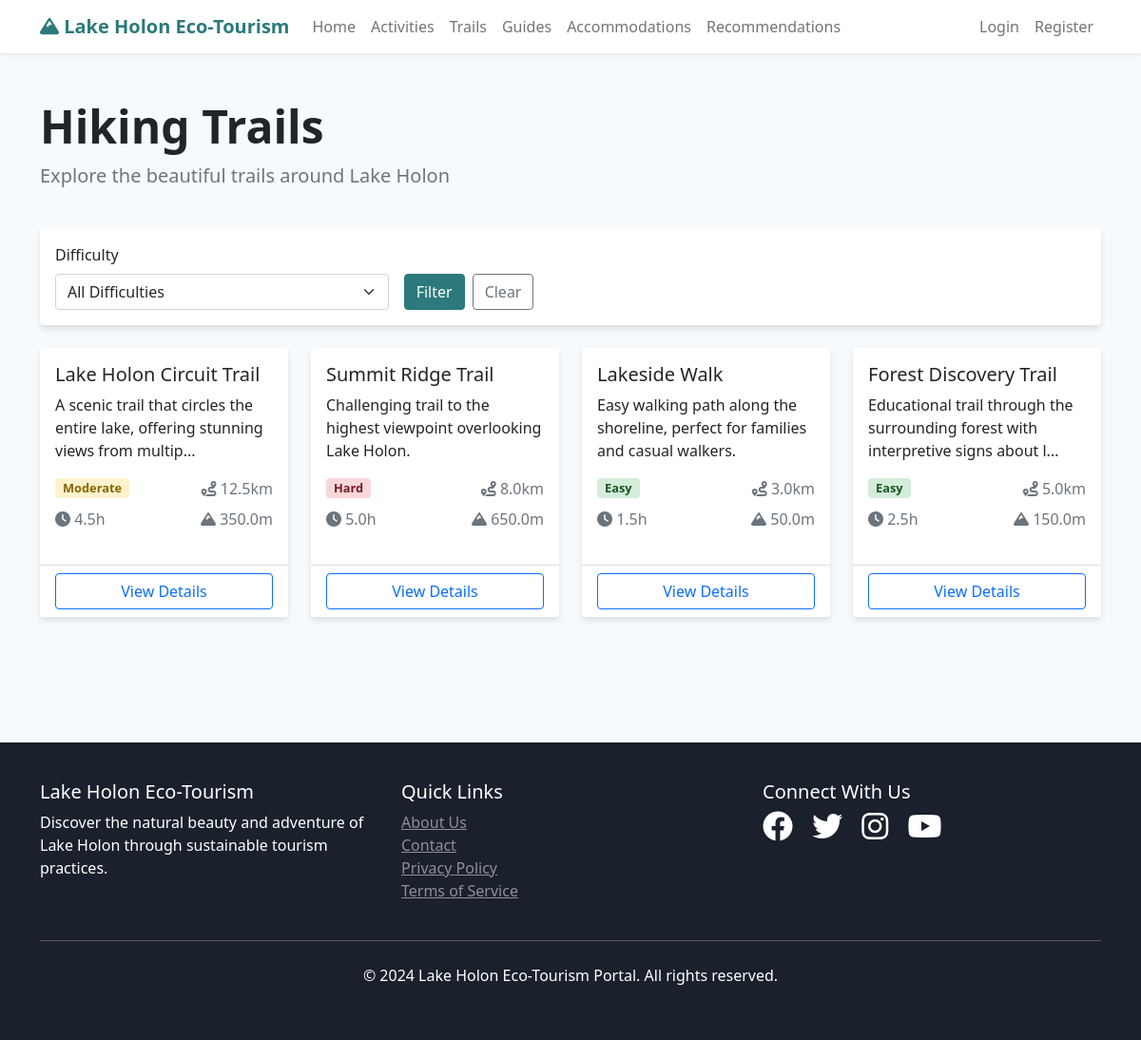
The app's page /trails with its own data.
### app/models.py (models this page shows, shortened)
class Trail(db.Model):
    id = db.Column(db.Integer, primary_key=True)
    name = db.Column(db.String(100), nullable=False)
    description = db.Column(db.Text, nullable=False)
    difficulty = db.Column(db.String(20), nullable=False)
    length_km = db.Column(db.Float, nullable=False)
    estimated_duration = db.Column(db.Float, nullable=False)
    elevation_gain = db.Column(db.Float)
    trail_type = db.Column(db.String(50))  # loop, out-and-back, point-to-point
    start_point = db.Column(db.String(200))
    end_point = db.Column(db.String(200))
    is_active = db.Column(db.Boolean, default=True)
    created_at = db.Column(db.DateTime, default=datetime.utcnow)

### app/main/routes.py (the view)
@bp.route('/trails')
def trails():
    page = request.args.get('page', 1, type=int)
    difficulty = request.args.get('difficulty', '')
    query = Trail.query.filter_by(is_active=True)
    if difficulty:
        query = query.filter_by(difficulty=difficulty)
    trails = query.paginate(
        page=page, per_page=12, error_out=False
    )
    difficulties = ['easy', 'moderate', 'hard']
    return render_template('main/trails.html',
                         trails=trails,
                         difficulties=difficulties,
                         current_difficulty=difficulty)

### app/templates/main/trails.html (shortened to what this page needs)
{% extends "base.html" %}
{% block content %}
<div class="container py-5">
    <div class="row mb-4">
        <div class="col-12">
            <h1 class="display-5 fw-bold">Hiking Trails</h1>
            <p class="lead text-muted">Explore the beautiful trails around Lake Holon</p>
        </div>
    </div>
    <div class="row mb-4">
        <div class="col-12">
            <div class="card">
                <div class="card-body">
                    <form method="GET" class="row g-3">
                        <div class="col-md-4">
                            <label class="form-label">Difficulty</label>
                            <select name="difficulty" class="form-select">
                                <option value="">All Difficulties</option>
                            </select>
                        </div>
                        <div class="col-md-4 d-flex align-items-end">
                            <button type="submit" class="btn btn-primary">Filter</button>
                            <a href="{{ url_for('main.trails') }}" class="btn btn-outline-secondary ms-2">Clear</a>
                        </div>
                    </form>
                </div>
            </div>
        </div>
    </div>
    <div class="row">
        {% for trail in trails.items %}
        <div class="col-lg-3 col-md-6 mb-4">
            <div class="card trail-card h-100">
                <div class="card-body">
                    <h5 class="card-title">{{ trail.name }}</h5>
                    <p class="card-text">{{ trail.description[:80] }}{% if trail.description|length > 80 %}...{% endif %}</p>
                    <div class="d-flex justify-content-between align-items-center mb-2">
                        <span class="badge difficulty-badge difficulty-{{ trail.difficulty }}">{{ trail.difficulty.title() }}</span>
                        <span class="text-muted"><i class="fas fa-route"></i> {{ trail.length_km }}km</span>
                    </div>
                    <div class="d-flex justify-content-between align-items-center">
                        <span class="text-muted"><i class="fas fa-clock"></i> {{ trail.estimated_duration }}h</span>
                        {% if trail.elevation_gain %}
                        <span class="text-muted"><i class="fas fa-mountain"></i> {{ trail.elevation_gain }}m</span>
                        {% endif %}
                    </div>
                </div>
                <div class="card-footer bg-transparent">
                    <a href="{{ url_for('main.trail_detail', id=trail.id) }}" class="btn btn-outline-primary w-100">View Details</a>
                </div>
            </div>
        </div>
        {% endfor %}
    </div>
</div>
{% endblock %}

### app/templates/base.html (style rules this page uses)
:root { --primary-color: #2c7a7b; --secondary-color: #38b2ac; --accent-color: #81e6d9; --dark-color: #1a202c; --light-color: #f7fafc; }
body { font-family: 'Segoe UI', Tahoma, Geneva, Verdana, sans-serif; background-color: var(--light-color); }
.btn-primary { background-color: var(--primary-color); border-color: var(--primary-color); }
.card { border: none; box-shadow: 0 4px 6px rgba(0, 0, 0, 0.1); transition: transform 0.3s ease, box-shadow 0.3s ease; }
.activity-card, .guide-card, .trail-card { margin-bottom: 20px; }
.difficulty-badge { font-size: 0.8rem; padding: 0.25rem 0.5rem; }
.difficulty-easy { background-color: #d4edda; color: #155724; }
.difficulty-moderate { background-color: #fff3cd; color: #856404; }
.difficulty-hard { background-color: #f8d7da; color: #721c24; }

### records on screen
Trail: name "Lake Holon Circuit Trail", description "A scenic trail that circles the entire lake, offering stunning views from multip", difficulty "Moderate", length_km "12.5", estimated_duration "4.5", elevation_gain "350.0"
Trail: name "Summit Ridge Trail", description "Challenging trail to the highest viewpoint overlooking Lake Holon.", difficulty "Hard", length_km "8.0", estimated_duration "5.0", elevation_gain "650.0"
Trail: name "Lakeside Walk", description "Easy walking path along the shoreline, perfect for families and casual walkers.", difficulty "Easy", length_km "3.0", estimated_duration "1.5", elevation_gain "50.0"
Trail: name "Forest Discovery Trail", description "Educational trail through the surrounding forest with interpretive signs about l", difficulty "Easy", length_km "5.0", estimated_duration "2.5", elevation_gain "150.0"
